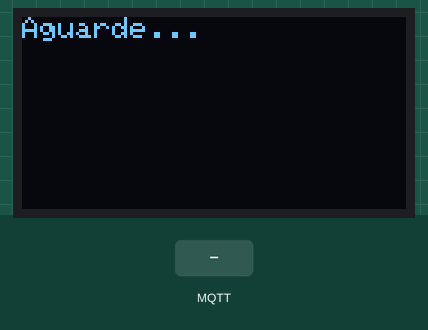
Bench run of a sketch on a simulated ESP32. On the bench: 128×64 one-colour display. Inputs (shaded band) come from the test bench. WiFi joins after 1.5 s; servers stay silent unless stated; a WiFi scan finds three made-up networks; network time is answered at once with the bench clock; the local clock reads 2024-03-15 10:24:30 at power-on unless the sketch sets it; random numbers use the default seed unless the sketch sets one; no MQTT or app messages arrive unless stated; what the sketch prints to the serial monitor is not drawn.

Above: at 6.1 s.
6.2 s: MQTT message "1" arrives on the first subscribed topic
At 8.2 s:
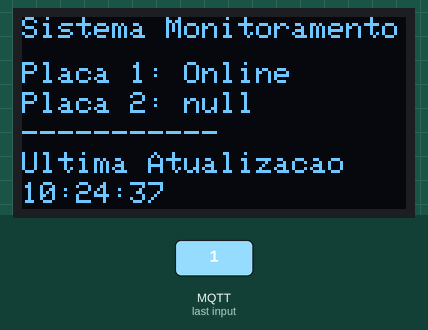
8.5 s: MQTT message "0" arrives on the first subscribed topic
At 9.3 s:
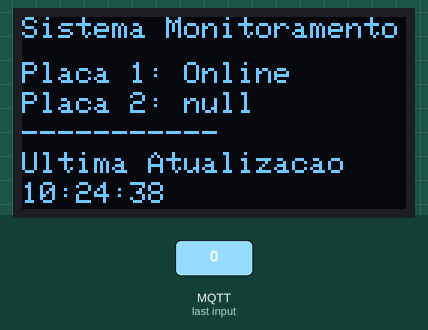
Timing chart, 0 to 11.5 s (numbered marks = the images above; inputs shaded):
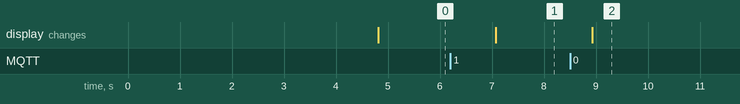

The sketch:

Exercicio_LWT.ino
```cpp
#include <WiFi.h>
#include <WiFiUdp.h>
#include <NTPClient.h>
#include <PubSubClient.h>
#include <ArduinoJson.h>


const String SSID = "Vini@@";
const String PSWD = "viniciusA";

const String brokerUrl = "test.mosquitto.org";              //URL do broker (servidor)
const int port = 1883;                                      //Porta do broker (servidor)

const String LWTTopic = "TDESI1v1/Placa1/vini_paulo/status";
const String LWTTopic_2 = "TDESI1v1/Placa2/bruno/status";

const String LWTMessage = "Offline";
const int  LWTQoS = 1;
bool estado_status = false;

WiFiUDP ntpUDP;
NTPClient timeClient(ntpUDP,"pool.ntp.org",3600,60000);


//OLED
#include <Wire.h>
#include <Adafruit_GFX.h>
#include <Adafruit_SSD1306.h>
#define SCREEN_WIDTH 128 //Largura da tela em px
#define SCREEN_HEIGHT 64 //Altura da tela em px

#define I2C_SCK 22
#define I2C_SDA 21
Adafruit_SSD1306 tela(SCREEN_WIDTH,SCREEN_HEIGHT, &Wire, -1);
//OLED
// String placa2 = "[NADA_CONECTADO]";

WiFiClient espClient;                                       //Criando Cliente WiFi
PubSubClient mqttClient(espClient);                         //Criando Cliente MQTT
void scanLocalworks();
void connectLocalworks();
void connectBroker();

StaticJsonDocument<200>doc;
void setup() {
  // put your setup code here, to run once:
  Serial.begin(115200);
  scanLocalworks();
  connectLocalworks();
  connectBroker();

  Wire.begin(I2C_SDA,I2C_SCK); //Inicia comunicação I2C
  tela.begin(SSD1306_SWITCHCAPVCC, 0x3C);
  tela.clearDisplay();
  tela.setTextSize(0.1);
  tela.setTextColor(SSD1306_WHITE);
  tela.setCursor(0,0);
  tela.println("Aguarde...");
   tela.display();
   delay(100);

   timeClient.begin();
   timeClient.setTimeOffset(-10800);
}


void loop() {
timeClient.update();

if(WiFi.status() != WL_CONNECTED){
  Serial.print("Conexão Perdida\n");
  connectLocalworks();
}
if(!mqttClient.connected()){
  Serial.println("Erro de Conexão no Broker");
  connectBroker();
}

delay(1000);
mqttClient.loop();


}


void connectLocalworks(){
Serial.println("Iniciando conexão com rede WiFi");

  while (WiFi.status() != WL_CONNECTED){

    WiFi.begin(SSID,PSWD);
    Serial.print(".");
    delay(2000);

  }
  Serial.println("\nConectado!");
}
void scanLocalworks(){
  Serial.println("Iniciando Scan de redes Wi- Fi");
  int number = WiFi.scanNetworks();
  delay (500);
  if(number == -1)  {
    Serial.println("ERRO!. Não deu boa");
  }
  else{
    for(int net = 0; net < number; net++){
      Serial.printf("cont: %d", net);
      Serial.printf("---- %d - %s | %d db\n",net,WiFi.SSID(net),WiFi.RSSI(net));

    }
    // Serial.printf("Número de redes encontradas: %d\n", number);
  }
}
void connectBroker(){
  Serial.println("Conectando ao broker");
  mqttClient.setServer(brokerUrl.c_str(), port);
  String userId = "ESP-alves9";
  userId += String(random(0xffff), HEX);

  doc["status"] = LWTMessage;
  char buffer[200];
  serializeJson(doc,buffer);

  while(!mqttClient.connected()){
    mqttClient.connect(userId.c_str(),"","",LWTTopic.c_str(),LWTQoS,true,buffer);

    Serial.println(".");
    delay(200);
  }

    doc["status"] = "Online";
    serializeJson(doc, buffer);

    mqttClient.publish(LWTTopic.c_str(),buffer,true);
    Serial.println("Conectado com sucesso no Broker! - Placa 1");
    mqttClient.subscribe(LWTTopic_2.c_str(),1);
    mqttClient.setCallback(callback);
    Serial.print("Conectado com sucesso!");
  }

    void callback(char* LWTtopic_2, byte* payload, unsigned long length){
  String resposta = "";
  for(int i = 0; i < length;i++){
    // ele vai pegar um byte e  e transformar em letra
    resposta += (char) payload[i];
  }
  StaticJsonDocument<200>doc;
  DeserializationError error = deserializeJson(doc, resposta);
  if(!error){

    String placa2 = doc["status"];
    oled(placa2);
    if(!mqttClient.connected() || WiFi.status() != WL_CONNECTED){
    Serial.print("Foi");
    }
    else{
      Serial.print("Não Foi");
    }

  }
}


void oled(String placa2){
 Serial.println("...");
    tela.clearDisplay();
    timeClient.update();
    delay(100);
    tela.setCursor(0,0);
    tela.print("Sistema Monitoramento");
    tela.setCursor(0,15);
    tela.print("Placa 1: ");
    if(!mqttClient.connected() || WiFi.status() != WL_CONNECTED){
      tela.print("Offline");
    }
    else{tela.print("Online");
    }

    tela.setCursor(0,25);
    tela.print("Placa 2: ");
    tela.println(placa2);
    tela.setCursor(0,35);
    tela.print("-----------");
    tela.setCursor(0,45);
    tela.print("Ultima Atualizacao");
    tela.setCursor(0,55);
    tela.print(timeClient.getFormattedTime());
    tela.display();
    delay(700);

    tela.display();
}
```

Measured:
- after the input at 6.2 s, the display: changes after 0.87 s (image 1)
- after the input at 8.5 s, the display: changes after 0.42 s (image 2)
